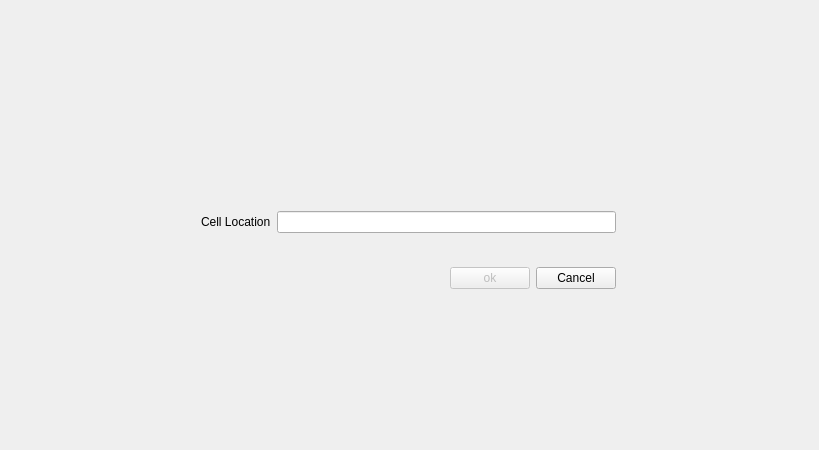
<?xml version="1.0" encoding="UTF-8"?>
<ui version="4.0">
 <class>test1Class</class>
 <widget class="QDialog" name="test1Class">
  <property name="geometry">
   <rect>
    <x>0</x>
    <y>0</y>
    <width>819</width>
    <height>450</height>
   </rect>
  </property>
  <property name="windowTitle">
   <string>Go To Cell</string>
  </property>
  <widget class="QWidget" name="">
   <property name="geometry">
    <rect>
     <x>190</x>
     <y>200</y>
     <width>437</width>
     <height>128</height>
    </rect>
   </property>
   <layout class="QVBoxLayout" name="verticalLayout">
    <item>
     <layout class="QHBoxLayout" name="horizontalLayout_3">
      <item>
       <widget class="QLabel" name="label">
        <property name="text">
         <string>Cell Location</string>
        </property>
        <property name="buddy">
         <cstring>lineEdit</cstring>
        </property>
       </widget>
      </item>
      <item>
       <widget class="QLineEdit" name="lineEdit"/>
      </item>
     </layout>
    </item>
    <item>
     <layout class="QHBoxLayout" name="horizontalLayout_4">
      <item>
       <spacer name="horizontalSpacer">
        <property name="orientation">
         <enum>Qt::Horizontal</enum>
        </property>
        <property name="sizeHint" stdset="0">
         <size>
          <width>158</width>
          <height>88</height>
         </size>
        </property>
       </spacer>
      </item>
      <item>
       <widget class="QPushButton" name="okButton">
        <property name="enabled">
         <bool>false</bool>
        </property>
        <property name="text">
         <string>ok</string>
        </property>
        <property name="default">
         <bool>true</bool>
        </property>
       </widget>
      </item>
      <item>
       <widget class="QPushButton" name="cancelButton">
        <property name="text">
         <string>Cancel</string>
        </property>
       </widget>
      </item>
     </layout>
    </item>
   </layout>
  </widget>
 </widget>
 <layoutdefault spacing="6" margin="11"/>
 <tabstops>
  <tabstop>lineEdit</tabstop>
  <tabstop>okButton</tabstop>
  <tabstop>cancelButton</tabstop>
 </tabstops>
 <resources>
  <include location="test1.qrc"/>
 </resources>
 <connections/>
</ui>
